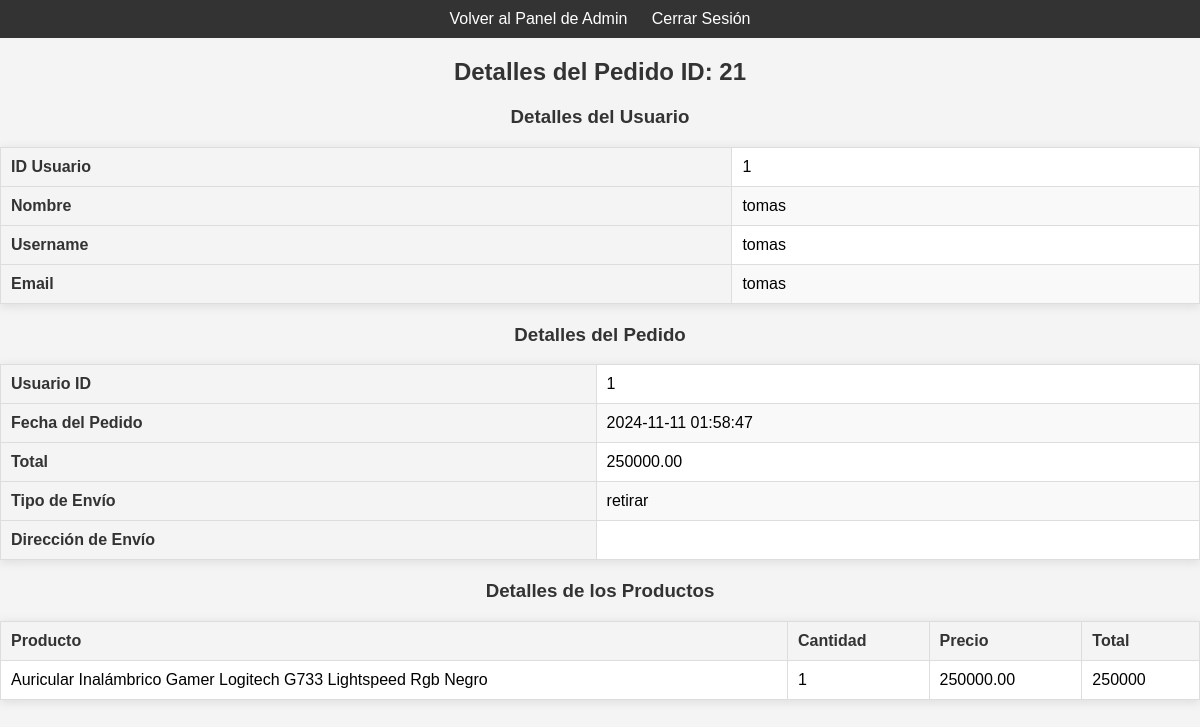
Page /ver_detalle.php?id=21 (signed in) on the committed database.
### tables this page shows
CREATE TABLE `pedidos` (
  `id` int(11) NOT NULL,
  `usuario_id` int(11) NOT NULL,
  `fecha_pedido` timestamp NOT NULL DEFAULT current_timestamp(),
  `total` decimal(10,2) NOT NULL,
  `tipo_envio` varchar(255) DEFAULT NULL,
  `direccion_envio` text DEFAULT NULL,
  `activo` tinyint(1) DEFAULT 1
);

CREATE TABLE `usuarios` (
  `id` int(11) NOT NULL,
  `nombre` varchar(255) NOT NULL,
  `email` varchar(255) NOT NULL,
  `contrasena` varchar(255) NOT NULL,
  `fecha_registro` timestamp NOT NULL DEFAULT current_timestamp(),
  `username` varchar(255) NOT NULL,
  `admin` tinyint(1) NOT NULL DEFAULT 0
);

CREATE TABLE `detalles_pedido` (
  `id` int(11) NOT NULL,
  `pedido_id` int(11) NOT NULL,
  `producto_id` int(11) NOT NULL,
  `cantidad` int(11) NOT NULL,
  `precio` decimal(10,2) NOT NULL
);

CREATE TABLE `productos` (
  `id` int(11) NOT NULL,
  `nombre` varchar(255) NOT NULL,
  `descripcion` text DEFAULT NULL,
  `precio` decimal(10,2) NOT NULL,
  `stock` int(11) NOT NULL,
  `categoria` varchar(255) DEFAULT NULL,
  `imagen` longblob DEFAULT NULL,
  `activo` tinyint(1) NOT NULL DEFAULT 1
);

### ver_detalle.php (the view, shortened to what this page needs)
<?php
 include 'php/conexion_be.php';
$pedido_id = $_GET['id'];
$query_pedido = "SELECT * FROM pedidos WHERE id = '$pedido_id'";
$result_pedido = mysqli_query($conexion, $query_pedido);
if (mysqli_num_rows($result_pedido) > 0) {
    $pedido = mysqli_fetch_assoc($result_pedido);
} else {
    echo "Pedido no encontrado.";
    exit();
}
$query_detalles = "SELECT dp.id, dp.producto_id, dp.cantidad, dp.precio, p.nombre
                   FROM detalles_pedido dp
                   JOIN productos p ON dp.producto_id = p.id
                   WHERE dp.pedido_id = '$pedido_id'";
$result_detalles = mysqli_query($conexion, $query_detalles);
$query_usuario = "SELECT id, nombre, email, username FROM usuarios WHERE id = '".$pedido['usuario_id']."'";
$result_usuario = mysqli_query($conexion, $query_usuario);
$usuario = mysqli_fetch_assoc($result_usuario);
?>
<!DOCTYPE html>
<html lang="es">
<head>
    <link rel="stylesheet" href="styles/ver_detalles.css">
</head>
<body>
    <nav>
        <ul>
            <li><a href="indexAdmin.php">Volver al Panel de Admin</a></li>
            <li><a href="php/logout.php">Cerrar Sesión</a></li>
        </ul>
    </nav>
    <h2>Detalles del Pedido ID: <?php echo $pedido['id']; ?></h2>
    <h3>Detalles del Usuario</h3>
    <table border="1">
        <tr>
            <th>ID Usuario</th>
            <td><?php echo $usuario['id']; ?></td>
        </tr>
        <tr>
            <th>Nombre</th>
            <td><?php echo $usuario['nombre']; ?></td>
        </tr>
        <tr>
            <th>Username</th>
            <td><?php echo $usuario['username']; ?></td>
        </tr>
        <tr>
            <th>Email</th>
            <td><?php echo $usuario['email']; ?></td>
        </tr>
    </table>
    <h3>Detalles del Pedido</h3>
    <table border="1">
        <tr>
            <th>Usuario ID</th>
            <td><?php echo $pedido['usuario_id']; ?></td>
        </tr>
        <tr>
            <th>Fecha del Pedido</th>
            <td><?php echo $pedido['fecha_pedido']; ?></td>
        </tr>
        <tr>
            <th>Total</th>
            <td><?php echo $pedido['total']; ?></td>
        </tr>
        <tr>
            <th>Tipo de Envío</th>
            <td><?php echo $pedido['tipo_envio']; ?></td>
        </tr>
        <tr>
            <th>Dirección de Envío</th>
            <td><?php echo $pedido['direccion_envio']; ?></td>
        </tr>
    </table>
    <h3>Detalles de los Productos</h3>
    <?php if (mysqli_num_rows($result_detalles) > 0): ?>
        <table border="1">
            <thead>
                <tr>
                    <th>Producto</th>
                    <th>Cantidad</th>
                    <th>Precio</th>
                    <th>Total</th>
                </tr>
            </thead>
            <tbody>
                <?php while ($detalle = mysqli_fetch_assoc($result_detalles)): ?>
                    <tr>
                        <td><?php echo $detalle['nombre']; ?></td>
                        <td><?php echo $detalle['cantidad']; ?></td>
                        <td><?php echo $detalle['precio']; ?></td>
                        <td><?php echo $detalle['cantidad'] * $detalle['precio']; ?></td>
                    </tr>
                <?php endwhile; ?>
            </tbody>
        </table>
    <?php else: ?>
        <p>No hay detalles de productos para este pedido.</p>
    <?php endif; ?>
</body>
</html>

### styles/ver_detalles.css (style rules this page uses)
body { font-family: Arial, sans-serif; background-color: #f4f4f4; margin: 0; padding: 0; }
nav { background-color: #333; color: white; padding: 10px; text-align: center; }
nav ul { list-style: none; margin: 0; padding: 0; }
nav ul li { display: inline; margin: 0 10px; }
nav ul li a { color: white; text-decoration: none; font-size: 16px; }
h2, h3 { text-align: center; color: #333; }
table { width: 100%; border-collapse: collapse; margin-bottom: 20px; background-color: #fff; box-shadow: 0 2px 10px rgba(0, 0, 0, 0.1); }
table th, table td { padding: 10px; text-align: left; border: 1px solid #ddd; }
table th { background-color: #f4f4f4; color: #333; }
table tr:nth-child(even) { background-color: #f9f9f9; }
a { color: #007BFF; text-decoration: none; }

### rows in the picture
pedidos: id "21", usuario "1", fecha_pedido "2024-11-11 01:58:47", total "250000.00", tipo_envio "retirar"
usuarios: id "1", nombre "tomas", username "tomas", email "tomas"
detalles_pedido: producto.nombre "Auricular Inalámbrico Gamer Logitech G733 Lightspeed Rgb Negro", cantidad "1", precio "250000.00", $detalle['cantidad'] * $detalle['precio'] "250000"
